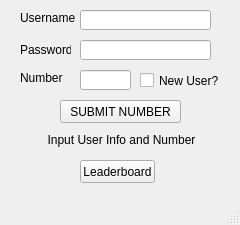
<?xml version="1.0" encoding="UTF-8"?>
<ui version="4.0">
 <class>LotteryApplication</class>
 <widget class="QMainWindow" name="LotteryApplication">
  <property name="geometry">
   <rect>
    <x>0</x>
    <y>0</y>
    <width>240</width>
    <height>225</height>
   </rect>
  </property>
  <property name="minimumSize">
   <size>
    <width>240</width>
    <height>225</height>
   </size>
  </property>
  <property name="maximumSize">
   <size>
    <width>240</width>
    <height>225</height>
   </size>
  </property>
  <property name="windowTitle">
   <string>Lottery Application</string>
  </property>
  <widget class="QWidget" name="centralwidget">
   <widget class="QLabel" name="usernameLabel">
    <property name="geometry">
     <rect>
      <x>20</x>
      <y>10</y>
      <width>61</width>
      <height>16</height>
     </rect>
    </property>
    <property name="text">
     <string>Username</string>
    </property>
   </widget>
   <widget class="QLabel" name="passwordLabel">
    <property name="geometry">
     <rect>
      <x>20</x>
      <y>40</y>
      <width>51</width>
      <height>20</height>
     </rect>
    </property>
    <property name="text">
     <string>Password</string>
    </property>
   </widget>
   <widget class="QLineEdit" name="usernameInput">
    <property name="geometry">
     <rect>
      <x>80</x>
      <y>10</y>
      <width>131</width>
      <height>20</height>
     </rect>
    </property>
   </widget>
   <widget class="QLineEdit" name="passwordInput">
    <property name="geometry">
     <rect>
      <x>80</x>
      <y>40</y>
      <width>131</width>
      <height>20</height>
     </rect>
    </property>
   </widget>
   <widget class="QLabel" name="numberlabel">
    <property name="geometry">
     <rect>
      <x>20</x>
      <y>70</y>
      <width>47</width>
      <height>16</height>
     </rect>
    </property>
    <property name="text">
     <string>Number</string>
    </property>
   </widget>
   <widget class="QLineEdit" name="numberInput">
    <property name="geometry">
     <rect>
      <x>80</x>
      <y>70</y>
      <width>51</width>
      <height>20</height>
     </rect>
    </property>
   </widget>
   <widget class="QCheckBox" name="newUserBox">
    <property name="geometry">
     <rect>
      <x>140</x>
      <y>70</y>
      <width>81</width>
      <height>21</height>
     </rect>
    </property>
    <property name="text">
     <string>New User?</string>
    </property>
   </widget>
   <widget class="QPushButton" name="submitButton">
    <property name="geometry">
     <rect>
      <x>60</x>
      <y>100</y>
      <width>121</width>
      <height>23</height>
     </rect>
    </property>
    <property name="text">
     <string>SUBMIT NUMBER</string>
    </property>
   </widget>
   <widget class="QLabel" name="infoLabel">
    <property name="geometry">
     <rect>
      <x>16</x>
      <y>130</y>
      <width>211</width>
      <height>20</height>
     </rect>
    </property>
    <property name="text">
     <string>Input User Info and Number</string>
    </property>
    <property name="alignment">
     <set>Qt::AlignCenter</set>
    </property>
   </widget>
   <widget class="QPushButton" name="leaderboardButton">
    <property name="geometry">
     <rect>
      <x>80</x>
      <y>160</y>
      <width>75</width>
      <height>23</height>
     </rect>
    </property>
    <property name="text">
     <string>Leaderboard</string>
    </property>
   </widget>
  </widget>
  <widget class="QMenuBar" name="menubar">
   <property name="geometry">
    <rect>
     <x>0</x>
     <y>0</y>
     <width>240</width>
     <height>21</height>
    </rect>
   </property>
  </widget>
  <widget class="QStatusBar" name="statusbar"/>
 </widget>
 <resources/>
 <connections/>
</ui>
